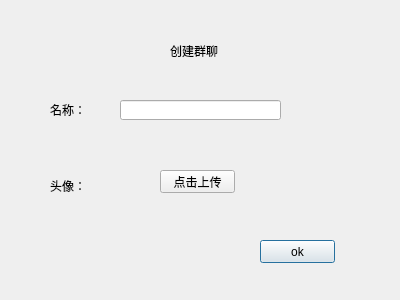
<?xml version="1.0" encoding="UTF-8"?>
<ui version="4.0">
 <class>Dialog</class>
 <widget class="QDialog" name="Dialog">
  <property name="geometry">
   <rect>
    <x>0</x>
    <y>0</y>
    <width>400</width>
    <height>300</height>
   </rect>
  </property>
  <property name="windowTitle">
   <string>Dialog</string>
  </property>
  <widget class="QLabel" name="label_2">
   <property name="geometry">
    <rect>
     <x>50</x>
     <y>100</y>
     <width>54</width>
     <height>20</height>
    </rect>
   </property>
   <property name="text">
    <string>名称：</string>
   </property>
  </widget>
  <widget class="QPushButton" name="pushButton_2">
   <property name="geometry">
    <rect>
     <x>260</x>
     <y>240</y>
     <width>75</width>
     <height>23</height>
    </rect>
   </property>
   <property name="text">
    <string>ok</string>
   </property>
  </widget>
  <widget class="QLineEdit" name="lineEdit">
   <property name="geometry">
    <rect>
     <x>120</x>
     <y>100</y>
     <width>161</width>
     <height>20</height>
    </rect>
   </property>
  </widget>
  <widget class="QLabel" name="label">
   <property name="geometry">
    <rect>
     <x>170</x>
     <y>40</y>
     <width>61</width>
     <height>21</height>
    </rect>
   </property>
   <property name="text">
    <string>创建群聊</string>
   </property>
  </widget>
  <widget class="QPushButton" name="pushButton">
   <property name="geometry">
    <rect>
     <x>160</x>
     <y>170</y>
     <width>75</width>
     <height>23</height>
    </rect>
   </property>
   <property name="text">
    <string>点击上传</string>
   </property>
  </widget>
  <widget class="QLabel" name="label_3">
   <property name="geometry">
    <rect>
     <x>50</x>
     <y>180</y>
     <width>54</width>
     <height>12</height>
    </rect>
   </property>
   <property name="text">
    <string>头像：</string>
   </property>
  </widget>
 </widget>
 <resources/>
 <connections/>
</ui>
